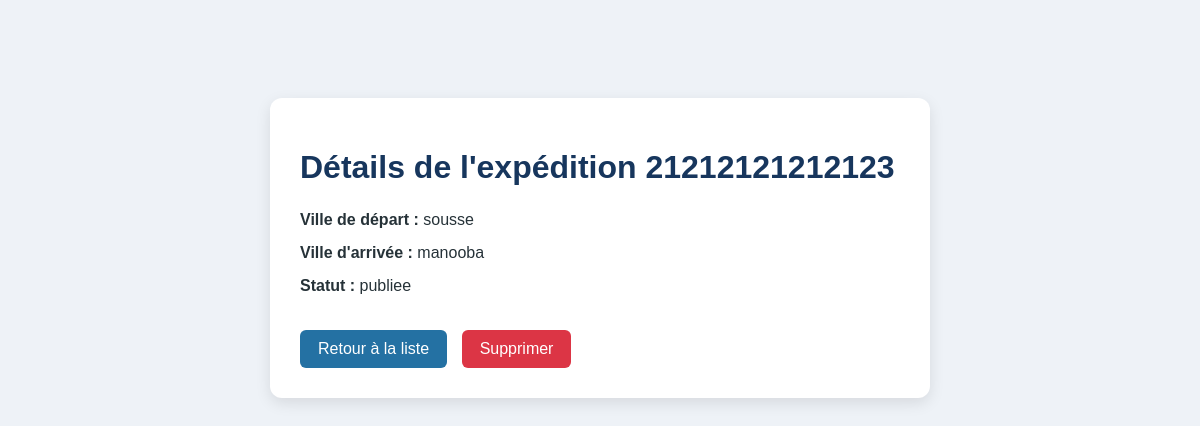
/expedition/details/3/, run on the app's committed database.
### ExpeditionsApp/models.py (models this page shows, shortened)
class Expedition(models.Model):
    reference = models.CharField(max_length=20,unique=True)# string «unique»
    ville_depart = models.CharField() #string
    ville_arrivee = models.CharField() #string
    poids_kg = models.DecimalField(
    max_digits=10,
    decimal_places=2,
    validators=[MinValueValidator(0.001)]
    ) #decimal
    date_souhaitee=models.DateTimeField(default=timezone.now) #date
    description=models.TextField()# text
    statut=models.CharField(max_length=30,choices=[("publiee","publiee"),
                                                   (" attribuee"," attribuee"),
                                                   ("en_cours","en_cours"),
                                                   ("livree","livree"),
                                                   ("annulee","annulee") ],
                                                    default= "publiee")# choice
    created_at=models.DateTimeField(auto_now_add=True)# datetime
    updated_at=models.DateTimeField(auto_now=True)# datetime
    entreprise=models.ForeignKey(Entreprise,
                                   on_delete=models.CASCADE,
                                   related_name="expedition")

### ExpeditionsApp/views.py (the view)
# urls.py: path("details/<int:pk>/",details_exp,name="details"),
def details_exp(request,pk):
    exp=get_object_or_404(Expedition,pk=pk)
    return render(request,'Expedition/details.html',{"exp":exp})

### templates/Expedition/details.html (shortened to what this page needs)
<!DOCTYPE html>
<html lang="fr">
<head>
</head>
<body>
<div class="container">
    <h1>Détails de l'expédition {{ exp.reference }}</h1>
    <p><strong>Ville de départ :</strong> {{ exp.ville_depart }}</p>
    <p><strong>Ville d'arrivée :</strong> {{ exp.ville_arrivee }}</p>
    <p><strong>Statut :</strong> {{ exp.statut }}</p>
    <a href="{% url 'expedition:list' %}">
        Retour à la liste
    </a>
    <a class="delete" href="{% url 'expedition:delete' exp.pk %}">
        Supprimer
    </a>
</div>
</body>
</html>

### templates/Expedition/details.html (style rules this page uses)
body { font-family: Arial, sans-serif; background: #eef2f7; padding: 40px; color: #263238; }
.container { max-width: 600px; margin: 50px auto; background: white; padding: 30px; border-radius: 12px; box-shadow: 0 5px 15px rgba(0,0,0,0.1); }
h1 { color: #17365d; margin-bottom: 25px; }
p { margin: 15px 0; font-size: 16px; }
a { display: inline-block; margin-top: 20px; margin-right: 10px; padding: 10px 18px; background: #2471a3; color: white; text-decoration: none; border-radius: 6px; }
.delete { background: #dc3545; }

### data on the page
Expedition: reference "21212121212123", ville_depart "sousse", ville_arrivee "manooba", statut "publiee"
